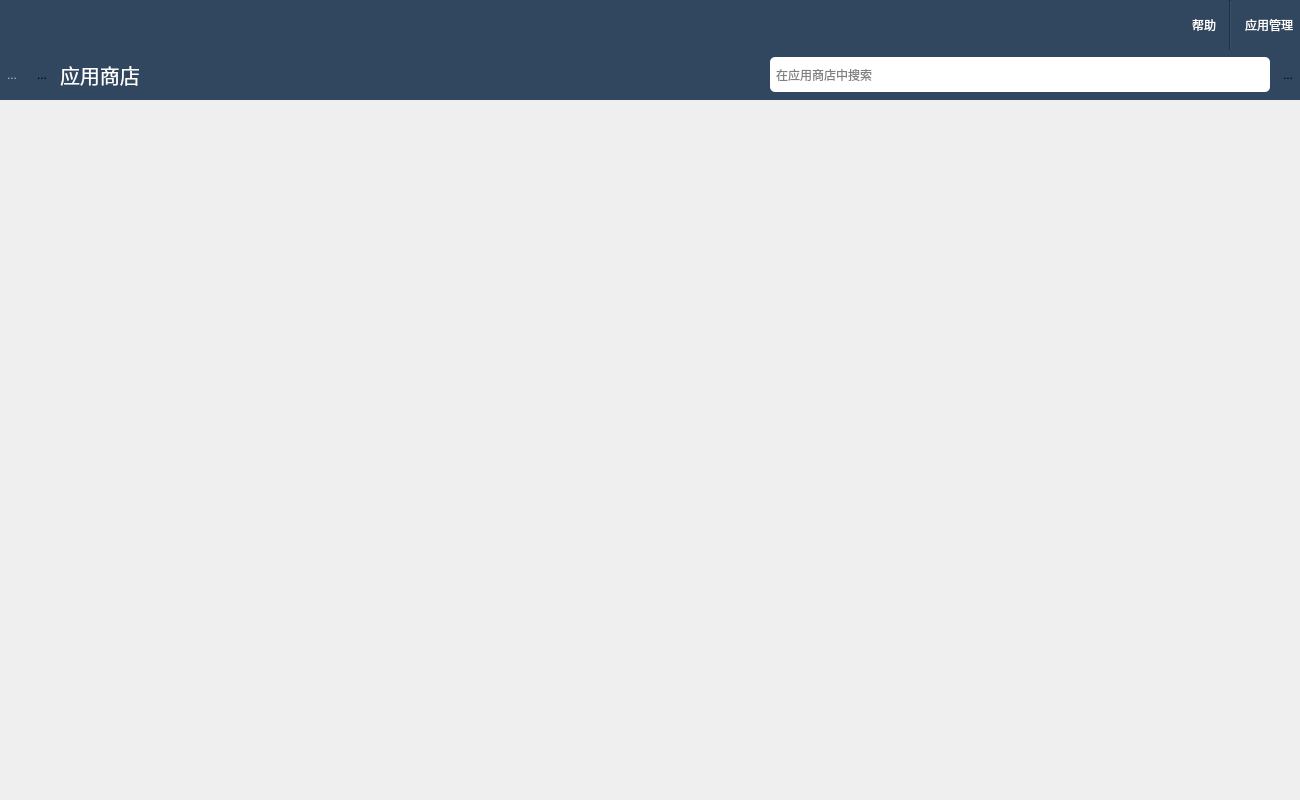
<?xml version="1.0" encoding="UTF-8"?>
<ui version="4.0">
 <class>Form</class>
 <widget class="QWidget" name="Form">
  <property name="geometry">
   <rect>
    <x>0</x>
    <y>0</y>
    <width>1300</width>
    <height>800</height>
   </rect>
  </property>
  <property name="windowTitle">
   <string>PyMiner应用商店</string>
  </property>
  <property name="styleSheet">
   <string notr="true"/>
  </property>
  <layout class="QVBoxLayout" name="verticalLayout">
   <property name="spacing">
    <number>0</number>
   </property>
   <property name="leftMargin">
    <number>0</number>
   </property>
   <property name="topMargin">
    <number>0</number>
   </property>
   <property name="rightMargin">
    <number>0</number>
   </property>
   <property name="bottomMargin">
    <number>0</number>
   </property>
   <item>
    <widget class="QWidget" name="widget" native="true">
     <property name="maximumSize">
      <size>
       <width>16777215</width>
       <height>50</height>
      </size>
     </property>
     <property name="styleSheet">
      <string notr="true">background-color: rgb(49, 70,95);</string>
     </property>
     <layout class="QHBoxLayout" name="horizontalLayout">
      <property name="leftMargin">
       <number>0</number>
      </property>
      <property name="topMargin">
       <number>0</number>
      </property>
      <property name="rightMargin">
       <number>0</number>
      </property>
      <property name="bottomMargin">
       <number>0</number>
      </property>
      <item>
       <spacer name="horizontalSpacer_3">
        <property name="orientation">
         <enum>Qt::Horizontal</enum>
        </property>
        <property name="sizeHint" stdset="0">
         <size>
          <width>849</width>
          <height>5</height>
         </size>
        </property>
       </spacer>
      </item>
      <item>
       <widget class="QToolButton" name="toolButton_help">
        <property name="styleSheet">
         <string notr="true">color: rgb(255, 255, 255);</string>
        </property>
        <property name="text">
         <string>帮助</string>
        </property>
        <property name="autoRaise">
         <bool>true</bool>
        </property>
       </widget>
      </item>
      <item>
       <widget class="Line" name="line">
        <property name="styleSheet">
         <string notr="true">color: rgb(255, 255, 255);</string>
        </property>
        <property name="orientation">
         <enum>Qt::Vertical</enum>
        </property>
       </widget>
      </item>
      <item>
       <widget class="QToolButton" name="toolButton_manage">
        <property name="styleSheet">
         <string notr="true">color: rgb(255, 255, 255);</string>
        </property>
        <property name="text">
         <string>应用管理</string>
        </property>
        <property name="autoRaise">
         <bool>true</bool>
        </property>
       </widget>
      </item>
     </layout>
    </widget>
   </item>
   <item>
    <widget class="QWidget" name="widget_3" native="true">
     <property name="maximumSize">
      <size>
       <width>16777215</width>
       <height>50</height>
      </size>
     </property>
     <property name="styleSheet">
      <string notr="true">background-color: rgb(49, 70, 95);</string>
     </property>
     <layout class="QHBoxLayout" name="horizontalLayout_3">
      <property name="leftMargin">
       <number>0</number>
      </property>
      <property name="topMargin">
       <number>0</number>
      </property>
      <property name="rightMargin">
       <number>0</number>
      </property>
      <property name="bottomMargin">
       <number>0</number>
      </property>
      <item>
       <widget class="QToolButton" name="toolButton_4">
        <property name="enabled">
         <bool>false</bool>
        </property>
        <property name="text">
         <string>...</string>
        </property>
        <property name="icon">
         <iconset resource="../pyqtsource.qrc">
          <normaloff>:/color/source/theme/color/icons/useLeftAll.svg</normaloff>:/color/source/theme/color/icons/useLeftAll.svg</iconset>
        </property>
        <property name="autoRaise">
         <bool>true</bool>
        </property>
       </widget>
      </item>
      <item>
       <widget class="QToolButton" name="toolButton_5">
        <property name="text">
         <string>...</string>
        </property>
        <property name="icon">
         <iconset resource="../pyqtsource.qrc">
          <normaloff>:/color/source/theme/color/icons/mIconModelLayer.svg</normaloff>:/color/source/theme/color/icons/mIconModelLayer.svg</iconset>
        </property>
        <property name="iconSize">
         <size>
          <width>35</width>
          <height>35</height>
         </size>
        </property>
        <property name="autoRaise">
         <bool>true</bool>
        </property>
       </widget>
      </item>
      <item>
       <widget class="QLabel" name="label">
        <property name="font">
         <font>
          <family>Microsoft YaHei UI</family>
          <pointsize>15</pointsize>
         </font>
        </property>
        <property name="styleSheet">
         <string notr="true">color: rgb(255, 255, 255);</string>
        </property>
        <property name="text">
         <string>应用商店</string>
        </property>
       </widget>
      </item>
      <item>
       <spacer name="horizontalSpacer_4">
        <property name="orientation">
         <enum>Qt::Horizontal</enum>
        </property>
        <property name="sizeHint" stdset="0">
         <size>
          <width>436</width>
          <height>20</height>
         </size>
        </property>
       </spacer>
      </item>
      <item>
       <widget class="QLineEdit" name="lineEdit">
        <property name="maximumSize">
         <size>
          <width>500</width>
          <height>35</height>
         </size>
        </property>
        <property name="styleSheet">
         <string notr="true">background-color: rgb(255, 255, 255);border:0px groove gray;border-radius:5px;padding:2px 4px</string>
        </property>
        <property name="placeholderText">
         <string>在应用商店中搜索</string>
        </property>
       </widget>
      </item>
      <item>
       <widget class="QToolButton" name="toolButton_3">
        <property name="maximumSize">
         <size>
          <width>40</width>
          <height>40</height>
         </size>
        </property>
        <property name="text">
         <string>...</string>
        </property>
        <property name="icon">
         <iconset resource="../pyqtsource.qrc">
          <normaloff>:/color/source/theme/color/icons/search.svg</normaloff>:/color/source/theme/color/icons/search.svg</iconset>
        </property>
        <property name="iconSize">
         <size>
          <width>30</width>
          <height>30</height>
         </size>
        </property>
        <property name="autoRaise">
         <bool>true</bool>
        </property>
       </widget>
      </item>
     </layout>
    </widget>
   </item>
   <item>
    <widget class="QWidget" name="widget_2" native="true">
     <layout class="QVBoxLayout" name="verticalLayout_2">
      <property name="leftMargin">
       <number>0</number>
      </property>
      <property name="topMargin">
       <number>0</number>
      </property>
      <property name="rightMargin">
       <number>0</number>
      </property>
      <property name="bottomMargin">
       <number>0</number>
      </property>
      <item>
       <layout class="QHBoxLayout" name="horizontalLayout_2"/>
      </item>
     </layout>
    </widget>
   </item>
  </layout>
 </widget>
 <resources>
  <include location="../pyqtsource.qrc"/>
 </resources>
 <connections/>
</ui>
